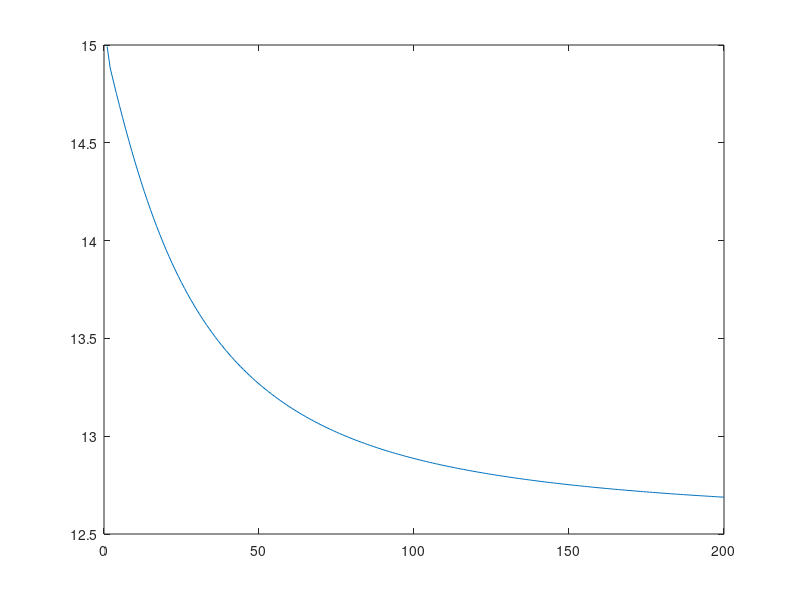

This chart was generated by the following MATLAB code:
%training inputs
x = [
    1 1 1 -1 -1 1 -1 -1 -1 1 -1 -1 -1 1 -1 -1 -1;
    1 1 1 -1 1 -1 -1 -1 1 1 1 -1 1 1 1 -1 -1;
    1 1 1 -1 1 1 -1 -1 1 -1 -1 -1 1 -1 -1 -1 -1;
    -1 1 1 1 -1 -1 1 -1 -1 -1 1 -1 -1 -1 1 -1 -1;
    -1 1 1 1 -1 1 -1 -1 -1 1 1 1 -1 1 1 1 -1;
    -1 1 1 1 -1 1 1 -1 -1 1 -1 -1 -1 1 -1 -1 -1;
];

test_character = [
    1 1 1 -1 -1 1 1 -1 -1 1 -1 -1 -1 1 1 -1 -1;
];

%desired from training
d = [
    1 -1 -1;
    -1 1 -1;
    -1 -1 1;
    1 -1 -1;
    -1 1 -1;
    -1 -1 1;
];

weight_vector_to_output = [
    0.2007 -0.0280 -0.1871;
    0.5522 0.2678 -0.7830;
    0.4130 -0.5299 0.6420;
];

weight_vector_to_hidden = [
    -0.2206 0.2139 0.4764 -0.1886 0.5775 -0.7873 -0.2943 0.9803 -0.5945 -0.2076 0.1932 0.8436 -0.6475 0.3365 0.1795 -0.0542 0.6263;
    -0.7222 -0.6026 0.3556 -0.6024 0.7611 0.9635 -0.1627 -0.0503 0.3443 -0.4812 -0.9695 -0.2030 -0.0680 0.6924 0.5947 0.6762 0.2222;
];


%--------Variables--------

C = 200; %total cycles
n = 0.25; %learning constant
PE = [];
CE = [];
S = 0;

%neural network design is as follows...
%16 Inputs (1 bias), 2 Hidden (1 bias), 3 outputs
%example of data (4x4):
%[ ][X][X][X]
%[ ][ ][X][ ]
%[ ][ ][X][ ]
%[ ][ ][X][ ]

%neural network

for a = (1:C)
   for b = (1:6)
       training_data = x(b,:)';
       desired = d(b,:)';
       
       %2 neurons from first layer
       first_neuron_weight = weight_vector_to_hidden(1,:)';
       second_neuron_weight = weight_vector_to_hidden(2,:)';
       
       %matrix multiplication hidden
       first_vector = first_neuron_weight'*training_data;
       second_vector = second_neuron_weight'*training_data;
       
       %activation function hidden (y)
       first_activation = (1/(1+exp(-first_vector)));
       second_activation = (1/(1+exp(-second_vector)));
       third_activation = -1; %bias
       
       tied_up_activation = [
           first_activation; second_activation; third_activation;
       ];
       
       %output layer
       first_output_neuron_weights = weight_vector_to_output(1,:)';
       second_output_neuron_weights = weight_vector_to_output(2,:)';
       third_output_neuron_weights = weight_vector_to_output(3,:)';
       
       tied_up_output_weights = [
           first_output_neuron_weights; second_output_neuron_weights; third_output_neuron_weights;
       ];
       
       %matrix multiplication output
       first_output_vector = first_output_neuron_weights'*tied_up_activation;
       second_output_vector = second_output_neuron_weights'*tied_up_activation;
       third_output_vector = third_output_neuron_weights'*tied_up_activation;
       
       tied_up_output_matrix = [
           first_output_vector; second_output_vector; third_output_vector;
       ];
       
       %activation function output
       first_output_activation = (1/(1+exp(-first_output_vector)));
       second_output_activation = (1/(1+exp(-second_output_vector)));
       third_output_activation = (1/(1+exp(-third_output_vector)));
       
       %output / desired
       first_desired_neuron = desired(1) - first_output_activation;
       second_desired_neuron = desired(2) - second_output_activation;
       third_desired_neuron = desired(3) - third_output_activation;
       
       tied_desired_outputs = [
           first_desired_neuron; second_desired_neuron; third_desired_neuron
       ];
       
       %back-propagation output layer
       first_function_derivative_output = exp(first_output_vector)/(exp(first_output_vector)+1)^2;
       second_function_derivative_output = exp(second_output_vector)/(exp(second_output_vector)+1)^2;
       third_function_derivative_output = exp(third_output_vector)/(exp(third_output_vector)+1)^2;
       
       %output error signal (g1)
       first_error_signal_output = first_desired_neuron*first_function_derivative_output;
       second_error_signal_output = second_desired_neuron*second_function_derivative_output;
       third_error_signal_output = third_desired_neuron*third_function_derivative_output;
       
       tied_up_output_error_signal = [
           first_error_signal_output; second_error_signal_output; third_error_signal_output;
       ];
   
       %hidden layer derivative function
       first_function_derivative_hidden = exp(first_vector)/(exp(first_vector)+1)^2;
       second_function_derivative_hidden = exp(second_vector)/(exp(second_vector)+1)^2;
       third_function_derivative_hidden = exp(-1)/(exp(-1)+1)^2;
       
       %matrix column reading (for weights connecting to singular hidden
       %neuron)
       first_output_to_hidden_weights = [tied_up_output_weights(1,1) tied_up_output_weights(4,1) tied_up_output_weights(7,1)];
       second_output_to_hidden_weights = [tied_up_output_weights(2,1) tied_up_output_weights(5,1) tied_up_output_weights(8,1)];
       third_output_to_hidden_weights = [tied_up_output_weights(3,1) tied_up_output_weights(6,1) tied_up_output_weights(9,1)];
       
       %hidden error signal (g2)
       first_error_signal_hidden = first_output_to_hidden_weights*tied_up_output_error_signal*first_function_derivative_hidden;
       second_error_signal_hidden = second_output_to_hidden_weights*tied_up_output_error_signal*second_function_derivative_hidden;
       %3rd neuron is bias function
       third_error_signal_hidden = third_output_to_hidden_weights*tied_up_output_error_signal*third_function_derivative_hidden;
       
       tied_up_hidden_error_signal = [
           first_error_signal_hidden; second_error_signal_hidden; third_error_signal_hidden;
       ];
       
       %update weights
       
       weight_vector_to_output(1,1) = tied_up_output_weights(1,1) + n*tied_up_output_error_signal(1,1)*first_activation;
       weight_vector_to_output(2,1) = tied_up_output_weights(2,1) + n*tied_up_output_error_signal(1,1)*second_activation;
       weight_vector_to_output(3,1) = tied_up_output_weights(1,1) + n*tied_up_output_error_signal(1,1)*third_activation;
       
       weight_vector_to_output(4,1) = tied_up_output_weights(4,1) + n*tied_up_output_error_signal(2,1)*first_activation;
       weight_vector_to_output(5,1) = tied_up_output_weights(5,1) + n*tied_up_output_error_signal(2,1)*second_activation;
       weight_vector_to_output(6,1) = tied_up_output_weights(6,1) + n*tied_up_output_error_signal(2,1)*third_activation;
       
       weight_vector_to_output(7,1) = tied_up_output_weights(7,1) + n*tied_up_output_error_signal(3,1)*first_activation;
       weight_vector_to_output(8,1) = tied_up_output_weights(8,1) + n*tied_up_output_error_signal(3,1)*second_activation;
       weight_vector_to_output(9,1) = tied_up_output_weights(9,1) + n*tied_up_output_error_signal(3,1)*third_activation;
       
       for k = (1:17)
           m = 1; %error signal for first neuron
           weight_vector_to_hidden(k,1) = first_neuron_weight(k,1) + n*tied_up_hidden_error_signal(m,1)*training_data(k,1);
       end
       
       for p = (1:17)
           m = 2; %error signal for first neuron
           weight_vector_to_hidden(p,1) = first_neuron_weight(p,1) + n*tied_up_hidden_error_signal(m,1)*training_data(p,1);
       end
       
       %pattern error
       E = 0;
       for q = (1:3)
           E = E + 0.5*(tied_desired_outputs(q))^2;
       end
       PE = [PE; E];
       
       S = S + E;
   end
   
   %Cycle error
   CE = [CE; S];
   S = 0; %reset sum
end

figure(1)
plot(CE(1:200))

%figure(1)
%plot(PE(1:1200))

%testing trainined model
testing_data = test_character(1,:)';

%2 neurons from first layer
first_neuron_weight_t = weight_vector_to_hidden(1,:)';
second_neuron_weight_t = weight_vector_to_hidden(2,:)';

%matrix multiplication hidden
first_vector_t = first_neuron_weight'*testing_data;
second_vector_t = second_neuron_weight'*testing_data;

%activation function hidden (y)
first_activation_t = (1/(1+exp(-first_vector_t)));
second_activation_t = (1/(1+exp(-second_vector_t)));
third_activation_t = -1; %bias

tied_up_activation_t = [
    first_activation_t; second_activation_t; third_activation_t;
];

%output layer
first_output_neuron_weights_t = weight_vector_to_output(1,:)';
second_output_neuron_weights_t = weight_vector_to_output(2,:)';
third_output_neuron_weights_t = weight_vector_to_output(3,:)';
       
tied_up_output_weights_t = [
    first_output_neuron_weights_t; second_output_neuron_weights_t; third_output_neuron_weights_t;
];

%matrix multiplication output
first_output_vector_t = first_output_neuron_weights_t'*tied_up_activation_t;
second_output_vector_t = second_output_neuron_weights_t'*tied_up_activation_t;
third_output_vector_t = third_output_neuron_weights_t'*tied_up_activation_t;
       
tied_up_output_matrix_t = [
    first_output_vector_t; second_output_vector_t; third_output_vector_t;
];

%activation function output
first_output_activation_t = (1/(1+exp(-first_output_vector_t)))
second_output_activation_t = (1/(1+exp(-second_output_vector_t)))
third_output_activation_t = (1/(1+exp(-third_output_vector_t)))